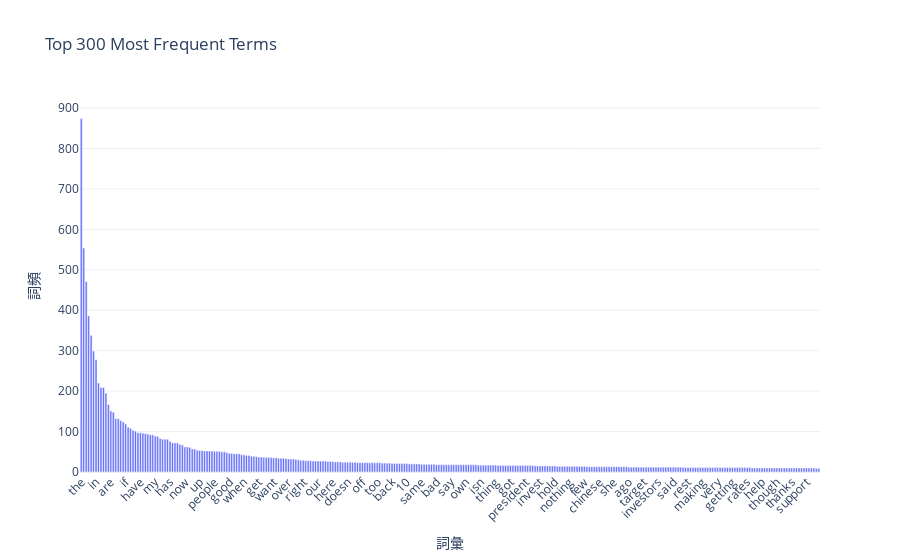

Write notebook code for a chart like this one.
### Code cell
import plotly.express as px
import pandas as pd

# 建立詞頻表 DataFrame
term_freq_df = pd.DataFrame({
    "term": count_vect.get_feature_names_out(),
    "frequency": term_frequencies
}).sort_values(by="frequency", ascending=False)
# 取前 300 個高頻詞
top_terms = term_freq_df.head(300)
# 用 plotly.express 畫 bar chart
fig = px.bar(top_terms,
             x="term",
             y="frequency",
             title="Top 300 Most Frequent Terms",
             labels={"term": "詞彙", "frequency": "詞頻"},
             template="plotly_white")
# 旋轉 X 軸標籤，避免擠在一起
fig.update_layout(xaxis_tickangle=-45)

# 顯示互動圖
fig.show()

### Figure 1 — Plotly figure (JSON) as saved in the notebook; plotly's stock layout.template omitted (floating-point values rounded to 4 significant figures; data arrays with more than 128 entries replaced by an {"elided": "..."} marker saying what was removed)
{"data": [{"hovertemplate": "詞彙=%{x}<br>詞頻=%{y}<extra></extra>", "legendgroup": "", "marker": {"color": "#636efa", "pattern": {"shape": ""}}, "name": "", "orientation": "v", "showlegend": false, "textposition": "auto", "type": "bar", "x": {"elided": "300 str values"}, "xaxis": "x", "y": {"elided": "300 int values"}, "yaxis": "y"}], "layout": {"barmode": "relative", "legend": {"tracegroupgap": 0}, "title": {"text": "Top 300 Most Frequent Terms"}, "xaxis": {"anchor": "y", "domain": [0, 1], "tickangle": -45, "title": {"text": "詞彙"}}, "yaxis": {"anchor": "x", "domain": [0, 1], "title": {"text": "詞頻"}}}}
